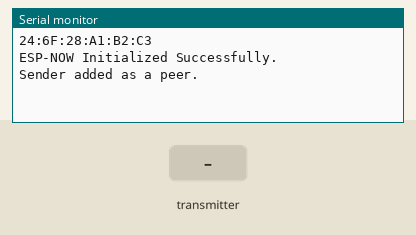
This sketch was run on a simulated ESP32. Parts: the last lines printed to the serial monitor. Inputs (shaded band) come from the test bench.

Above: at 1.2 s.
1.3 s: the transmitter starts sending sensorType = 0
At 1.61 s:
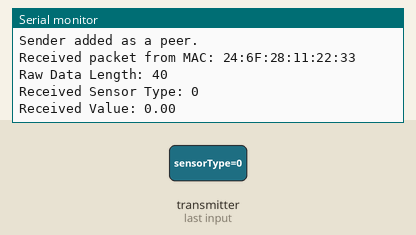
2.8 s: the transmitter starts sending value = 25
At 3.11 s:
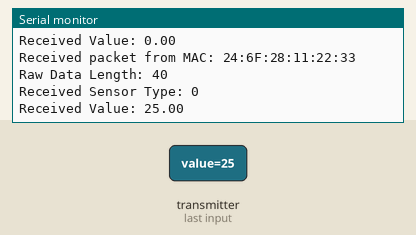
4.3 s: the transmitter starts sending sensorType = 1
5.8 s: the transmitter starts sending value = 50
At 6.11 s:
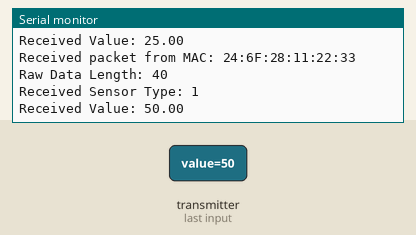
Timing chart, 0 to 8.3 s (numbered marks = the images above; inputs shaded):
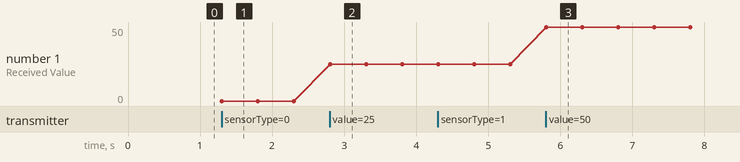

The sketch:

bitirme_receiver.ino
```cpp
#include <esp_now.h>
#include <WiFi.h>
#include <esp_wifi.h>

#define DEBUG

#ifdef DEBUG
  #define debugPrint(x) Serial.print(x)
  #define debugPrintln(x) Serial.println(x)
  #define debugPrintfHex(x) Serial.printf("%02X", x)
#else
  #define debugPrint(x)
  #define debugPrintln(x)
  #define debugPrintfHex(x)
#endif


struct SensorData {
  char sensorType[36];
  float value;
};

static const char* PMK_KEY_STR = "U@Kw%nV&PzbRK2WM";
static const char* LMK_KEY_STR = "Ruth:WqH9@j%h5qg";

uint8_t peer_mac_addresses[1][6] = {
  {0xE0, 0xE2, 0xE6, 0x62, 0xFF, 0x28} // Device 1 MAC
  /////////// ...
};

// Create a struct_message called myData
SensorData sensorData;

void onDataRecv(const esp_now_recv_info_t* messageInfo, const uint8_t* incomingData, int len) {
  // Debug Print: MAC Address of Sender
  debugPrint("Received packet from MAC: ");
  for (int i = 0; i < 6; i++) {
    debugPrintfHex(messageInfo->src_addr[i]);
    if (i < 5) debugPrint(":");
  }
  debugPrintln();

  debugPrint("Raw Data Length: ");
  debugPrintln(len);

  SensorData receivedData;
  memcpy(&receivedData, incomingData, sizeof(receivedData));

  debugPrint("Received Sensor Type: ");
  debugPrintln(receivedData.sensorType);
  debugPrint("Received Value: ");
  debugPrintln(receivedData.value);
}

uint8_t senderMAC[] = {0xE0, 0xE2, 0xE6, 0x62, 0xFF, 0x28}; // Replace with sender's MAC address
void addSenderAsPeer() {
  for (int i = 0; i < 1; i++) {
    esp_now_peer_info_t peerInfo = {};
    memcpy(peerInfo.peer_addr, peer_mac_addresses[i], 6);
    peerInfo.encrypt = true;

    for (uint8_t i = 0; i < 16; i++) {
      peerInfo.lmk[i] = LMK_KEY_STR[i];
    }

    if (esp_now_add_peer(&peerInfo) != ESP_OK) {
      debugPrintln("Failed to add sender as a peer.");
    } else {
      debugPrintln("Sender added as a peer.");
    }
  }
}

void setup() {
  // Initialize Serial Monitor
  Serial.begin(115200);

  // Set device as a Wi-Fi Station
  WiFi.mode(WIFI_STA);
  uint8_t baseMac[6];
  esp_err_t ret = esp_wifi_get_mac(WIFI_IF_STA, baseMac);
  if (ret == ESP_OK) {
    Serial.printf("%02X:%02X:%02X:%02X:%02X:%02X\n",
      baseMac[0], baseMac[1], baseMac[2],
      baseMac[3], baseMac[4], baseMac[5]);
  } else {
    debugPrintln("Failed to read MAC address");
  }

  if (esp_now_init() != ESP_OK) {
    debugPrintln("ESP-NOW Initialization Failed.");
    return;
  } else {
    debugPrintln("ESP-NOW Initialized Successfully.");
  }

  esp_now_set_pmk((uint8_t *)PMK_KEY_STR);
  addSenderAsPeer();

  esp_now_register_recv_cb(onDataRecv);
}

void loop() {

}
```

Measured:
- after the input at 1.3 s, the serial monitor: prints a new line at once (image 1)
- after the input at 2.8 s, the serial monitor: prints a new line at once (image 2)
- after the input at 5.8 s, the serial monitor: prints a new line at once (image 3)
- plotted number 1: 0 → 25 after the input at 2.8 s, 25 → 50 after the input at 5.8 s
